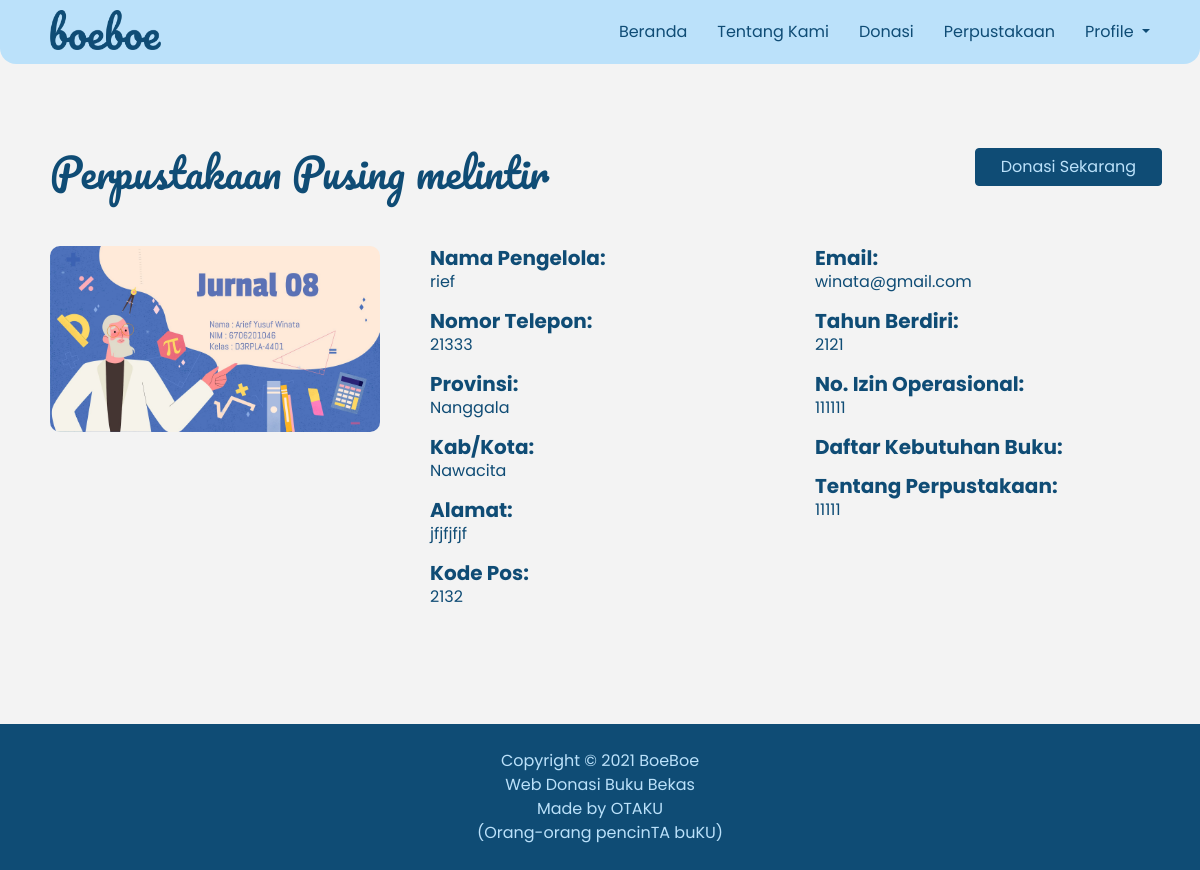
Screenshot of /assets/pilihPerpus.php?id=43 (signed in) with the database file from the repository.
### tables this page shows
CREATE TABLE `perpus_daftar` (
  `id_perpus` int(11) NOT NULL,
  `id_loginPerpus` int(11) NOT NULL,
  `namaPengelola_perpus` varchar(100) NOT NULL,
  `nama_perpus` varchar(100) NOT NULL,
  `tahunBerdiri_perpus` varchar(50) NOT NULL,
  `noIzin_perpus` int(50) NOT NULL,
  `id_alamatPerpus` int(11) NOT NULL,
  `id_kategoriPerpus` int(11) NOT NULL,
  `noTelepon_perpus` int(50) NOT NULL,
  `tentang_perpus` varchar(100) NOT NULL,
  `gambar_perpus` varchar(100) NOT NULL
);

CREATE TABLE `perpus_alamat` (
  `id_alamatPerpusAktif` int(11) NOT NULL,
  `provinsi` varchar(100) NOT NULL,
  `kabupaten_kota` varchar(100) NOT NULL,
  `kecamatan` varchar(100) NOT NULL,
  `desa_kelurahan` varchar(100) NOT NULL,
  `rt` varchar(50) NOT NULL,
  `rw` varchar(50) NOT NULL,
  `jalan` varchar(100) NOT NULL,
  `kodePos` int(5) NOT NULL
);

CREATE TABLE `perpus_aktif` (
  `id_akunPerpus` int(11) NOT NULL,
  `email_perpus` varchar(100) NOT NULL,
  `password_perpus` varchar(200) NOT NULL
);

### assets/pilihPerpus.php (the view, shortened to what this page needs)
<?php
    require "../action/config.php";
    $id = $_GET['id'];
    $query = "SELECT * FROM `perpus_daftar`
    JOIN `perpus_alamat` ON `perpus_alamat`.id_alamatPerpusAktif = `perpus_daftar`.id_alamatPerpus
    JOIN `perpus_aktif` ON `perpus_aktif`.id_akunPerpus = `perpus_daftar`.id_loginPerpus
    JOIN `kategori_kebutuhan` ON `kategori_kebutuhan`.id_kategori = `perpus_daftar`.id_kategoriPerpus
    WHERE id_perpus = '$id' ";
    $result = mysqli_query($conn, $query);
    $data = mysqli_fetch_assoc($result);
?>
<!DOCTYPE html>
<html lang="id">
<head>
    <link href="https://cdn.jsdelivr.net/npm/bootstrap@5.0.0-beta3/dist/css/bootstrap.min.css" rel="stylesheet">
</head>
<body>
<header>
        <div class="header">
            <img src="../image/logo-boeboe.png" alt="logo-boeboe">
        </div>
        <div class="navi">
            <ul>
                <li><a href="berandaDonatur.php#">Beranda</a></li>
                <li><a href="berandaDonatur.php#tentang-kami">Tentang Kami</a></li>
                <li><a href="donasi.php">Donasi</a></li>
                <li><a href="perpustakaan.php">Perpustakaan</a></li>
                <li>
                <div class="dropdown">
                        <a class="masuk dropdown-toggle" href="#" id="navbarDarkDropdownMenuLink" role="button" data-bs-toggle="dropdown" aria-expanded="false">
                            Profile
                        </a>
                    </div>
                </li>
            </ul>
        </div>
    </header>
    <div class="main">
        <div class="main-content">
            <div class="row">
                <h1 class="col-10">Perpustakaan <?php echo $data['nama_perpus'];?></h1>
                <a href="donasi.php?id=<?php echo $data['id_perpus'];?>" class="btn btn-primary col-2" type="button" style="height: 38px">Donasi Sekarang</a>
            </div>
            <div class="content">
                <div style="width: 30%;">
                    <img src="../<?php echo $data['gambar_perpus'];?>" alt="Perpustakaan">
                </div>
                <div class="display-one">
                    <div>
                        <h5>Nama Pengelola:</h5>
                        <p><?php echo $data['namaPengelola_perpus'];?></p>
                    </div>
                    <div>
                        <h5>Nomor Telepon:</h5>
                        <p><?php echo $data['noTelepon_perpus'];?></p>
                    </div>
                    <div>
                        <h5>Provinsi:</h5>
                        <p><?php echo $data['provinsi'];?></p>
                    </div>
                    <div>
                        <h5>Kab/Kota:</h5>
                        <p><?php echo $data['kabupaten_kota'];?></p>
                    </div>
                    <div>
                        <h5>Alamat:</h5>
                        <p><?php echo $data['jalan'];?></p>
                    </div>
                    <div>
                        <h5>Kode Pos:</h5>
                        <p><?php echo $data['kodePos'];?></p>
                    </div>
                </div>
                <div class="display-two">
                    <div>
                        <h5>Email:</h5>
                        <p><?php echo $data['email_perpus'];?></p>
                    </div>
                    <div>
                        <h5>Tahun Berdiri:</h5>
                        <p><?php echo $data['tahunBerdiri_perpus'];?></p>
                    </div>
                    <div>
                        <h5>No. Izin Operasional:</h5>
                        <p><?php echo $data['noIzin_perpus'];?></p>
                    </div>
                    <div>
                        <h5>Daftar Kebutuhan Buku:</h5>
                    </div>
                    <div>
                        <h5>Tentang Perpustakaan:</h5>
                        <p><?php echo $data['tentang_perpus'];?></p>
                    </div>
                </div>
            </div>
        </div>
    </div>
    <footer>
        <p>Copyright &#169 2021 BoeBoe<br>Web Donasi Buku Bekas</p>
        <p>Made by OTAKU<br>(Orang-orang pencinTA buKU)</p>
    </footer>
</body>
</html>

### rows the page displays
perpus_daftar: nama_perpus "Pusing melintir", gambar_perpus (picture), namaPengelola_perpus "rief", noTelepon_perpus "21333", id_alamatPerpus.provinsi "Nanggala", id_alamatPerpus.kabupaten_kota "Nawacita", id_alamatPerpus.jalan "jfjfjfjf", id_alamatPerpus.kodePos "2132", id_loginPerpus.email_perpus "winata@gmail.com", tahunBerdiri_perpus "2121", noIzin_perpus "111111", tentang_perpus "11111"
